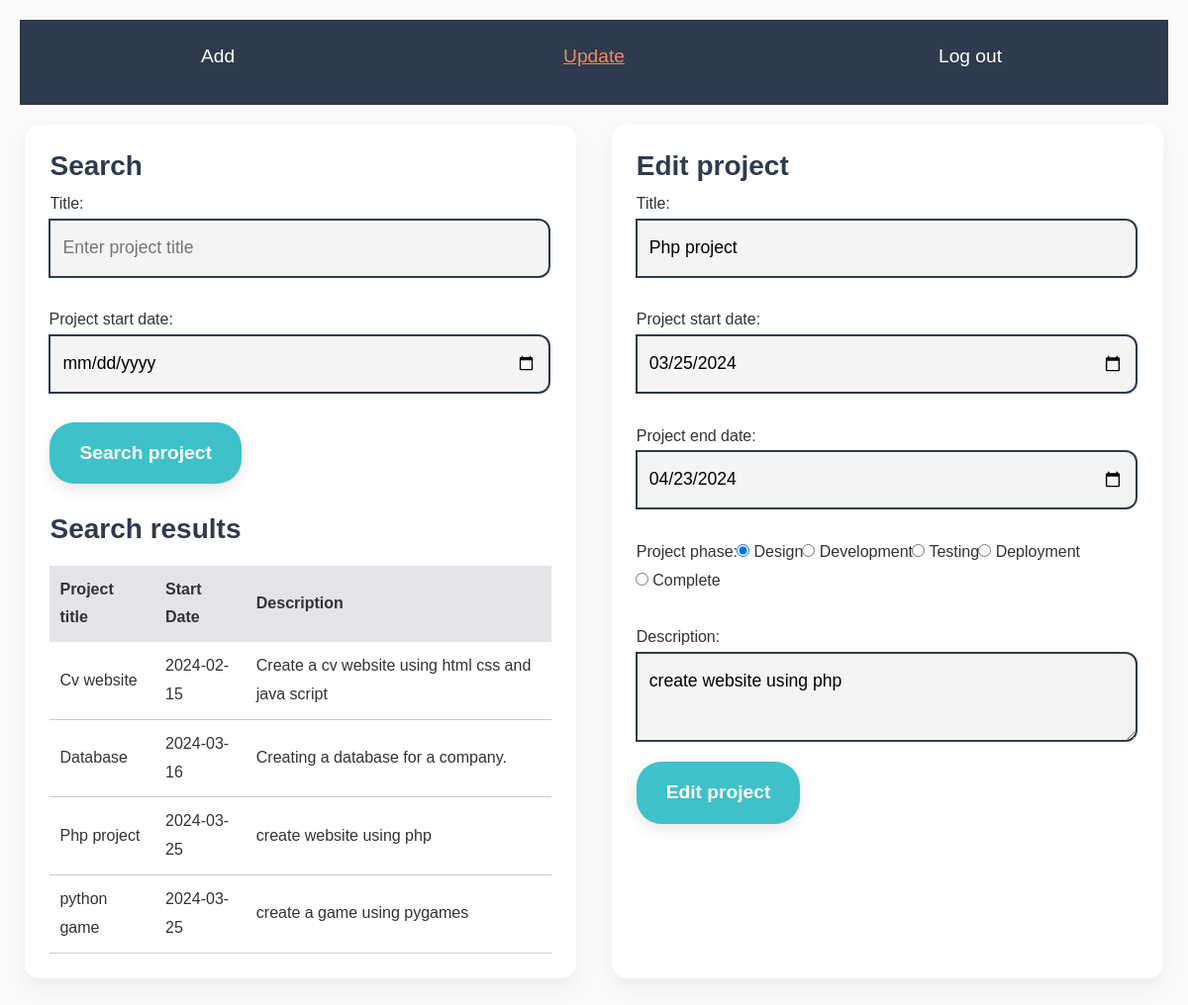
The app's page /update.php?id=3 (signed in) with its own data.
### tables this page shows
CREATE TABLE `projects` (
  `pid` int(10) UNSIGNED NOT NULL,
  `title` varchar(100) NOT NULL,
  `start_date` date DEFAULT NULL,
  `end_date` date DEFAULT NULL,
  `phase` enum('design','development','testing','deployment','complete') DEFAULT NULL,
  `description` varchar(500) DEFAULT NULL,
  `uid` int(10) UNSIGNED NOT NULL
);

### update.php (the view, shortened to what this page needs)
<!DOCTYPE html>
<html>
    <head>
        <link rel="stylesheet" href="https://cdn.jsdelivr.net/npm/bootstrap@5.1.1/dist/css/bootstrap.min.css" />
        <link rel="stylesheet" type="text/css" href="css/style.css" />
    </head>
    <body>
        <header id="main-header">
            <nav>
                <ul>
                    <li><a href="add.php">Add</a></li>
                    <li><a class="reactive" href="">Update</a></li>
                    <li><a href="#" onclick="logout()">Log out</a></li>
                </ul>
            </nav>
        </header>
        <main>
            <section class="boxes">
                <section id="left">
                    <h3>Search</h3>
                    <form method="post" action="update.php">
                        <section class="input-group">
                            <label>Title:</label>
                            <input name="title" type="text" placeholder="Enter project title">
                        </section><br>
                        <section class="input-group">
                            <br><label for="sDate">Project start date:</label>
                            <input type="date" name="sDate">
                        </section><br>
                        <button type="submit" value="Search project">Search project</button><br><br>
                    </form>
                    <h3>Search results</h3>
                                            <?php
                        if (!(isset($_POST['submitted2']))){
                            require_once ('connectdb.php');
                            try {
                                $query="SELECT  * FROM  projects ";
                                $rows =  $db->query($query);
                                if ( $rows && $rows->rowCount()> 0) {
                                    ?>
                                    <table cellspacing="0"  cellpadding="5" id="myTable" >
                                    <tr><th align='left'><b>Project title</b></th>   <th align='left'><b>Start Date</b></th> <th align='left'><b>Description</b></th ></tr>
                                        <?php
                                        while ($row = $rows->fetch()) {
                                            echo "<tr onclick=\"window.location='update.php?id=" . $row['pid'] . "'\">";
                                            echo "<td align='left'>" . $row['title'] . "</td>";
                                            echo "<td align='left'>" . $row['start_date'] . "</td>";
                                            echo "<td align='left'>" . $row['description'] . "</td>";
                                            echo "</tr>\n";
                                        }
                                    echo  '</table>';
                                }else {
                                    echo  "<p>No  projects in the list.</p>\n";
                                }
                            }catch (PDOException $ex) {
                                echo "<p style='color:red'>Failed to execute the query: " . $ex->getMessage() . "</p>\n";
                            }
                        }
                    ?>
                </section>
                <section id="right">
                    <h3>Edit project</h3>
                    <?php
                        if(isset($_GET['id'])) {
                            $project_id = $_GET['id'];
                            require_once ('connectdb.php');
                            $query = "SELECT * FROM projects WHERE projects.pid = ?";
                            $statement = $db->prepare($query);
                            $statement->execute(array($project_id));
                            $project_details = $statement->fetch(PDO::FETCH_ASSOC);
                            $phase= $project_details['phase'];
                            echo "<form method='post' action='update.php'>
                                <section class='input-row'>
                                    <section class='input-group'>
                                        <label>Title:</label>
                                        <input name='title' type='text' placeholder='Enter project title' value='" . htmlspecialchars($project_details['title']) . "'>
                                    </section><br>
                                    <section class='input-group'>
                                        <label for='sDate'>Project start date:</label>
                                        <input type='date' name='sDate' value='" . htmlspecialchars($project_details['start_date']) . "'>
                                    </section><br>
                                    <section class='input-group'>
                                        <label for='sDate'>Project end date:</label>
                                        <input type='date' name='eDate' value='" . htmlspecialchars($project_details['end_date']) . "'>
                                    </section><br>
                                    <section class='input-group'>
                                        <label>Project phase:</label>
                                        <div>
                                            <input type='radio' name='phase' value='design'" . ($phase === 'design' ? ' checked' : '') . ">
                                            <label for='design'>Design</label>
                                        </div>
                                        <div>
                                            <input type='radio' name='phase' value='development'" . ($phase === 'development' ? ' checked' : '') . ">
                                            <label for='development'>Development</label>
                                        </div>
                                        <div>
                                            <input type='radio' name='phase' value='testing'" . ($phase === 'testing' ? ' checked' : '') . ">
                                            <label for='testing'>Testing</label>
                                        </div>
                                        <div>
                                            <input type='radio' name='phase' value='deployment'" . ($phase === 'deployment' ? ' checked' : '') . ">
                                            <label for='deployment'>Deployment</label>
                                        </div>
                                        <div>
                                            <input type='radio' name='phase' value='complete'" . ($phase === 'complete' ? ' checked' : '') . ">
                                            <label for='complete'>Complete</label>
                                        </div>
                                    </section>
                                </section>
                                <br/>
                                <section class='input-group'>
                                    <label>Description:</label>
                                    <textarea id='textbox' name='textbox' placeholder='Enter description here'>" . htmlspecialchars($project_details['description']) . "</textarea>
                                </section>
                                <div class='button-container'>
                                    <button type='submit' value='edit'>Edit project</button><br><br>
                                </div>
                                <input type='hidden' name='pass_id' value=' $project_id '>
                            </form>";
                        }
                        else {
                            echo  "<p>Plese select a project on the left to be able to edit it.</p>\n";
                        }
                    ?>
                </section>
            </section>
        </main>
    </body>
</html>

### css/style.css (style rules this page uses)
body { font-family: 'Poppins', sans-serif; background: #f9f9f9; line-height: 1.8; margin: 0; padding: 20px; color: #333333; }
#main-header nav { background: #2e3b4e; color: #ffffff; padding: 15px 10px; }
#main-header ul { list-style: none; padding: 0; display: flex; justify-content: space-between; align-items: center; }
#main-header ul li { padding-top: 5px; flex:1; text-align: center; font-size: 1.2rem; }
#main-header ul li a { color: #ffffff; text-decoration: none; transition: color 0.3s ease; }
#main-header ul li a.reactive { color: #f08a5d; text-decoration: underline; }
h1, h2, h3, h6 { color: #2e3b4e; font-weight: 700; }
.boxes { display: flex; flex-wrap: wrap; gap: 30px; justify-content: space-evenly; padding-bottom: 20px; }
#left, #right { flex-basis: 48%; background: #ffffff; padding: 25px; margin-top: 20px; border-radius: 15px; box-shadow: 0 10px 20px rgba(0, 0, 0, 0.05); transition: transform 0.3s ease, box-shadow 0.3s ease; }
.input-group { flex-basis: 48%; }
.input-group input[type='text'], .input-group input[type='email'], .input-group input[type='date'], .input-group input[type='password'], textarea { width: 100%; border: 2px solid #2e3b4e; border-radius: 12px; padding: 12px; font-size: 1.1rem; background: #f4f4f4; transition: border-color 0.3s ease; }
button[type='submit'] { background-color: #3fc1c9; color: #ffffff; padding: 14px 30px; border: none; cursor: pointer; border-radius: 25px; font-size: 1.2rem; font-weight: bold; box-shadow: 0 5px 15px rgba(0, 0, 0, 0.1); transition: background-color 0.3s ease, transform 0.2s ease; }
.button-container { display: flex; justify-content: left; align-items: center; margin-top: 20px; }
#myTable { width: 100%; border-collapse: collapse; margin-top: 20px; }
#myTable th { background-color: #e3e4e8; padding: 10px; text-align: left; font-size: 1rem; color: #333; }
#myTable td { padding: 10px; border-bottom: 1px solid #ccc; }

### records on screen
projects: title "Cv website", start_date "2024-02-15", description "Create a cv website using html css and java script"
projects: title "Database", start_date "2024-03-16", description "Creating a database for a company."
projects: title "Php project", start_date "2024-03-25", description "create website using php", sDate "03/25/2024", eDate "04/23/2024", phase "☑", textbox "create website using php"
projects: title "python game", start_date "2024-03-25", description "create a game using pygames"
